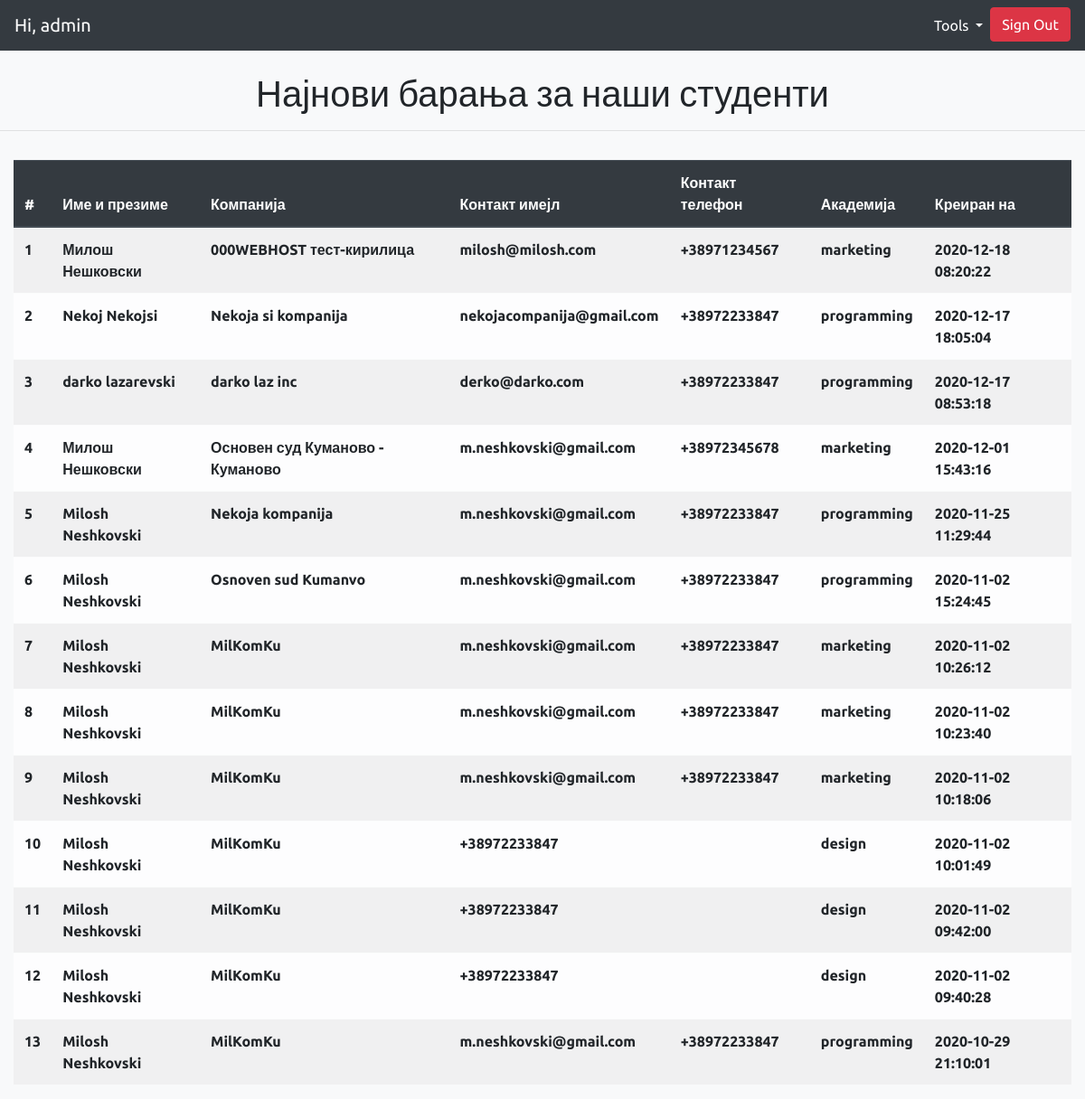
The page /cms/welcome.php (signed in) on the database its author committed.
### tables this page shows
CREATE TABLE `vraboti` (
  `id` int(11) NOT NULL,
  `full_name` varchar(64) NOT NULL,
  `company_name` varchar(255) NOT NULL,
  `contact_email` varchar(255) NOT NULL,
  `contact_tel` varchar(20) DEFAULT NULL,
  `student_type` varchar(255) NOT NULL,
  `created_at` datetime DEFAULT current_timestamp()
);

### cms/welcome.php (the view, shortened to what this page needs)
<?php
require_once('./config.php');
if (!isset($_SESSION["loggedin"]) || $_SESSION["loggedin"] !== true) {
    header("location: index.php");
    exit;
} else {
    $sql = "SELECT id, full_name, company_name, contact_email, contact_tel, student_type, created_at FROM `vraboti` WHERE 1 ORDER BY created_at DESC";
    $query = $pdo->query("$sql");
}
?>
<!doctype html>
<html lang="en">
<head>
    <link rel="stylesheet" href="https://stackpath.bootstrapcdn.com/bootstrap/4.4.1/css/bootstrap.min.css" />
    <link rel="stylesheet" href="style.css">
</head>
<body class="bg-light">
    <div class="container-fluid">
        <div class="row">
            <div class="col-12 p-0 m-0">
                <nav class="navbar navbar-expand-lg navbar-dark bg-dark">
                    <a class="navbar-brand" href="#">Hi, <?php echo htmlspecialchars($_SESSION["username"]); ?></a>
                    <div class="collapse navbar-collapse" id="navbarSupportedContent">
                        <ul class="navbar-nav ml-auto">
                            <li class="nav-item dropdown">
                                <a class="nav-link dropdown-toggle active" href="#" id="navbarDropdown" role="button" data-toggle="dropdown" aria-haspopup="true" aria-expanded="false">
                                    Tools
                                </a>
                            </li>
                            <li class="nav-item">
                                <a href="logout.php" class="btn btn-danger">Sign Out</a>
                            </li>
                        </ul>
                    </div>
                </nav>
            </div>
        </div>
        <div class="row mt-4">
            <div class="col-12 p-0 m-0">
                <div class="page-header text-center">
                    <h1> Најнови барања за наши студенти</h1>
                    <hr>
                </div>
            </div>
        </div>
        <div class="row">
            <div class="col-12">
                <table class="table table-striped table-light">
                    <thead class="thead-dark">
                        <tr>
                            <th scope="col">#</th>
                            <th scope="col">Име и презиме</th>
                            <th scope="col">Компанија</th>
                            <th scope="col">Контакт имејл</th>
                            <th scope="col">Контакт телефон</th>
                            <th scope="col">Академија</th>
                            <th scope="col">Креиран на</th>
                        </tr>
                    </thead>
                    <tbody>
                    <?php
                    if($query->rowCount() != 0){
                        echo '<pre>';
                        $i = 1;
                        while ($row = $query->fetch()) {
                            echo '<tr>';
                                echo "<th scope='row'>{$i}</th>";
                                echo "<th scope='row'>{$row['full_name']}</th>";
                                echo "<th scope='row'>{$row['company_name']}</th>";
                                echo "<th scope='row'>{$row['contact_email']}</th>";
                                echo "<th scope='row'>{$row['contact_tel']}</th>";
                                echo "<th scope='row'>{$row['student_type']}</th>";
                                echo "<th scope='row'>{$row['created_at']}</th>";
                            echo '</tr>';
                            $i += 1;
                        }
                        } else {
                            echo "<tr>";
                                echo "<td colspan=7 class='text-center'>Сеуште нема внесени податоци!!!</td>";
                            echo "</tr>";
                        }
                    ?>
                    </tbody>
                </table>
            </div>
        </div>
    </div>
</body>
</html>

### cms/style.css (style rules this page uses)
body { font-family: 'Ubuntu', sans-serif; }

### rows shown on the page
vraboti: full_name "Милош Нешковски", company_name "000WEBHOST тест-кирилица", contact_email "milosh@milosh.com", contact_tel "+38971234567", student_type "marketing", created_at "2020-12-18 08:20:22"
vraboti: full_name "Nekoj Nekojsi", company_name "Nekoja si kompanija", contact_email "nekojacompanija@gmail.com", contact_tel "+38972233847", student_type "programming", created_at "2020-12-17 18:05:04"
vraboti: full_name "darko lazarevski", company_name "darko laz inc", contact_email "derko@darko.com", contact_tel "+38972233847", student_type "programming", created_at "2020-12-17 08:53:18"
vraboti: full_name "Милош Нешковски", company_name "Основен суд Куманово - Куманово", contact_email "m.neshkovski@gmail.com", contact_tel "+38972345678", student_type "marketing", created_at "2020-12-01 15:43:16"
vraboti: full_name "Milosh Neshkovski", company_name "Nekoja kompanija", contact_email "m.neshkovski@gmail.com", contact_tel "+38972233847", student_type "programming", created_at "2020-11-25 11:29:44"
vraboti: full_name "Milosh Neshkovski", company_name "Osnoven sud Kumanvo", contact_email "m.neshkovski@gmail.com", contact_tel "+38972233847", student_type "programming", created_at "2020-11-02 15:24:45"
vraboti: full_name "Milosh Neshkovski", company_name "MilKomKu", contact_email "m.neshkovski@gmail.com", contact_tel "+38972233847", student_type "marketing", created_at "2020-11-02 10:26:12"
vraboti: full_name "Milosh Neshkovski", company_name "MilKomKu", contact_email "m.neshkovski@gmail.com", contact_tel "+38972233847", student_type "marketing", created_at "2020-11-02 10:23:40"
vraboti: full_name "Milosh Neshkovski", company_name "MilKomKu", contact_email "m.neshkovski@gmail.com", contact_tel "+38972233847", student_type "marketing", created_at "2020-11-02 10:18:06"
vraboti: full_name "Milosh Neshkovski", company_name "MilKomKu", contact_email "+38972233847", student_type "design", created_at "2020-11-02 10:01:49"
vraboti: full_name "Milosh Neshkovski", company_name "MilKomKu", contact_email "+38972233847", student_type "design", created_at "2020-11-02 09:42:00"
vraboti: full_name "Milosh Neshkovski", company_name "MilKomKu", contact_email "+38972233847", student_type "design", created_at "2020-11-02 09:40:28"
vraboti: full_name "Milosh Neshkovski", company_name "MilKomKu", contact_email "m.neshkovski@gmail.com", contact_tel "+38972233847", student_type "programming", created_at "2020-10-29 21:10:01"

### other values the page prints
$_SESSION["username"] "admin"
